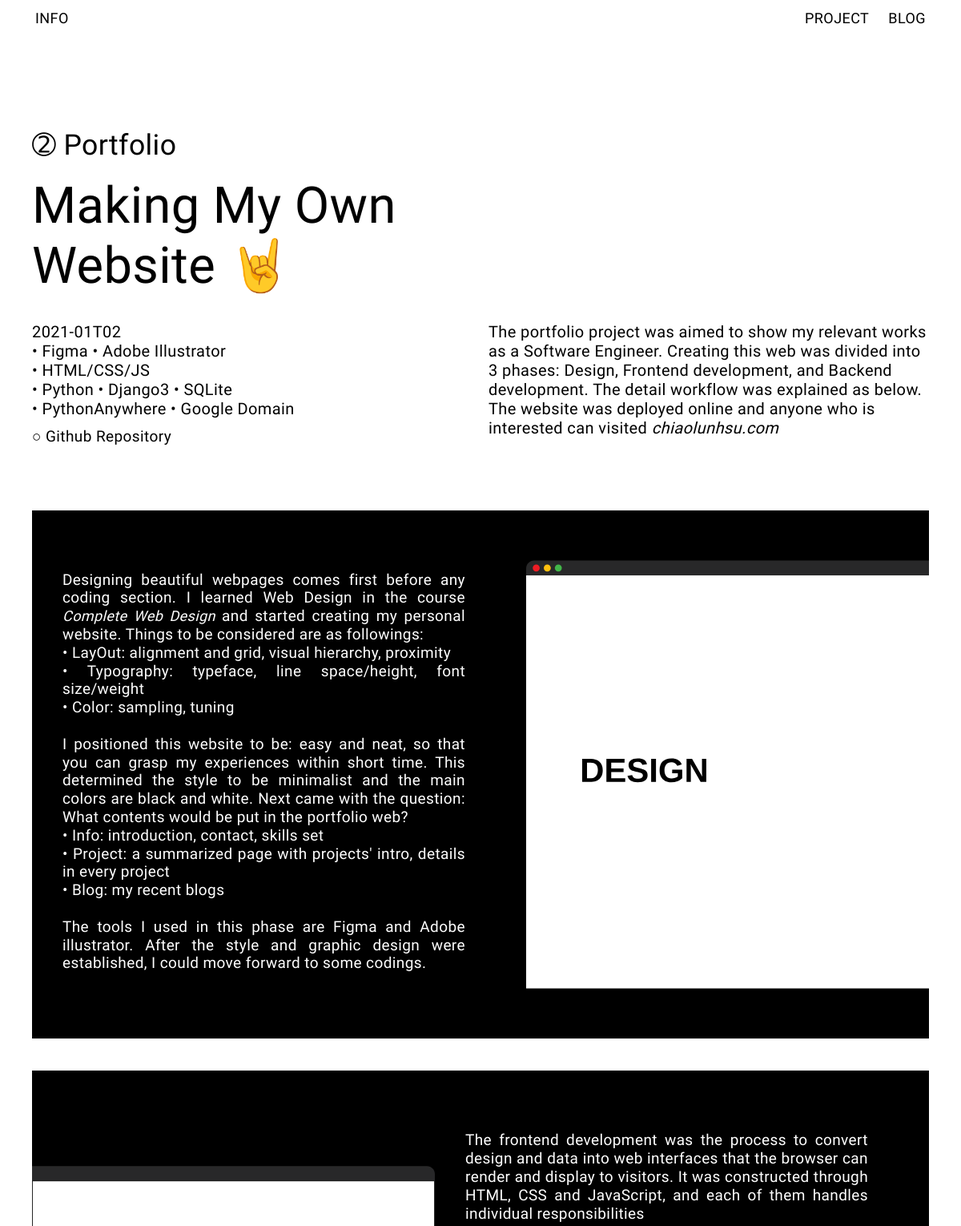
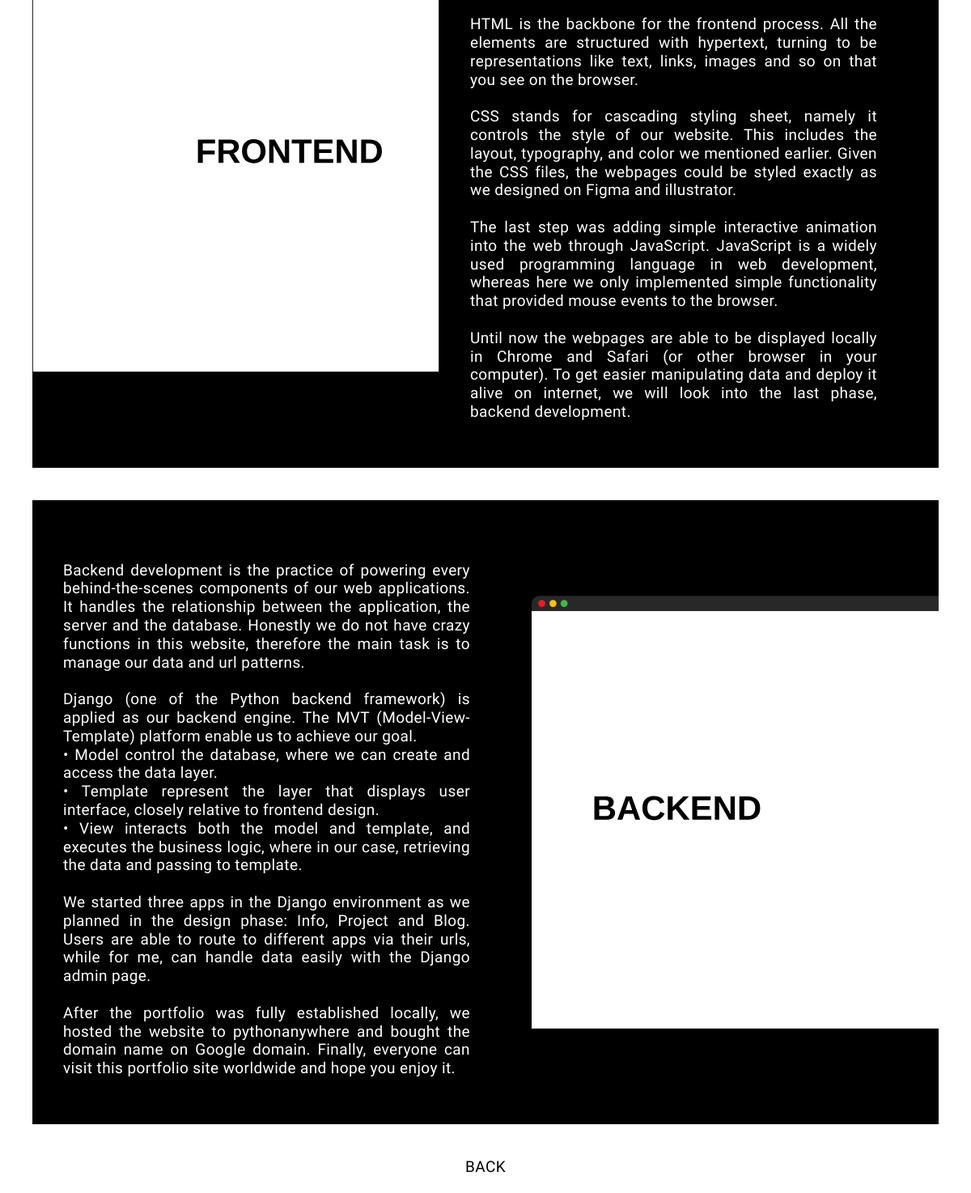
The page /project/Portfolio/ on the database as committed earlier (2 pictures, top to bottom).
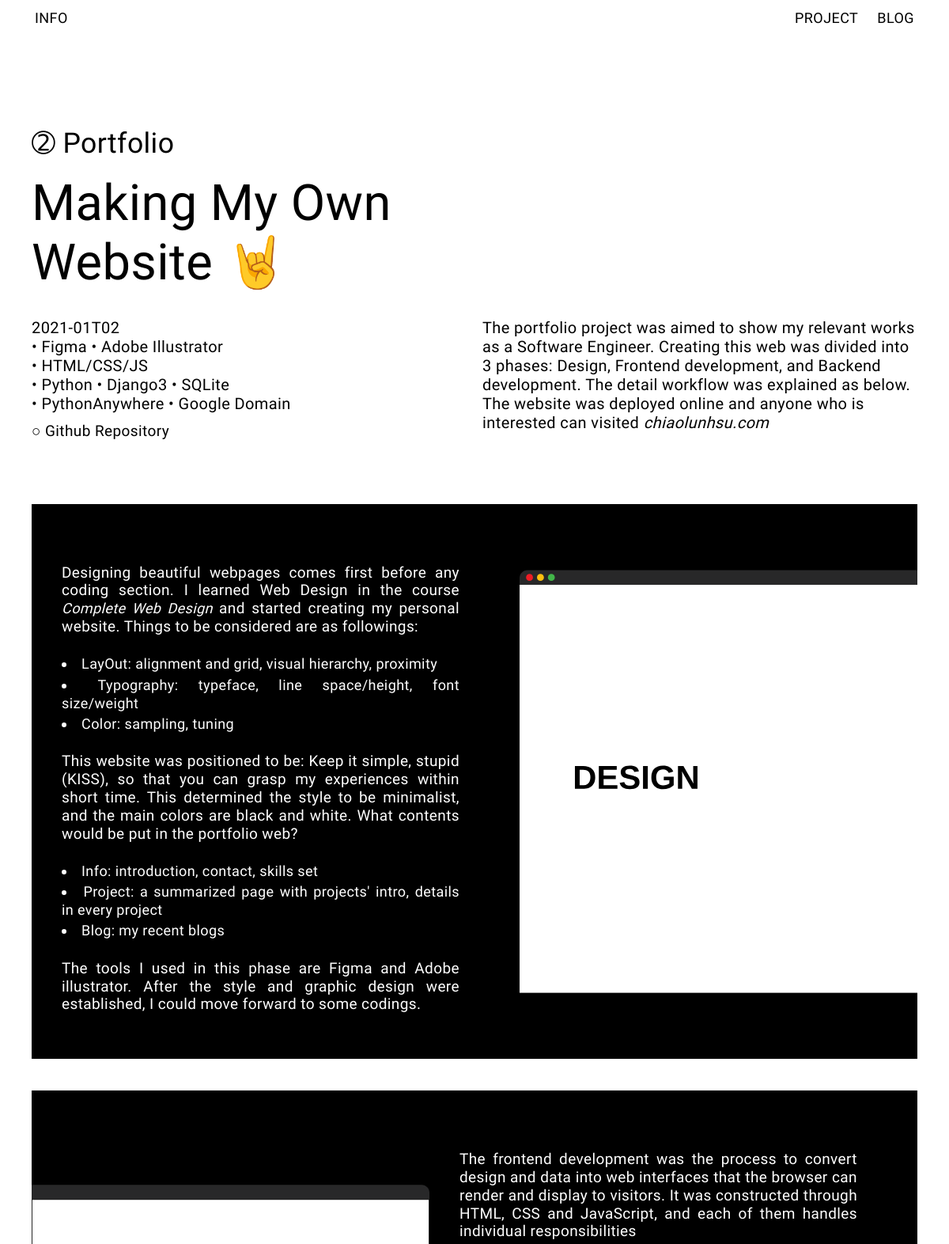
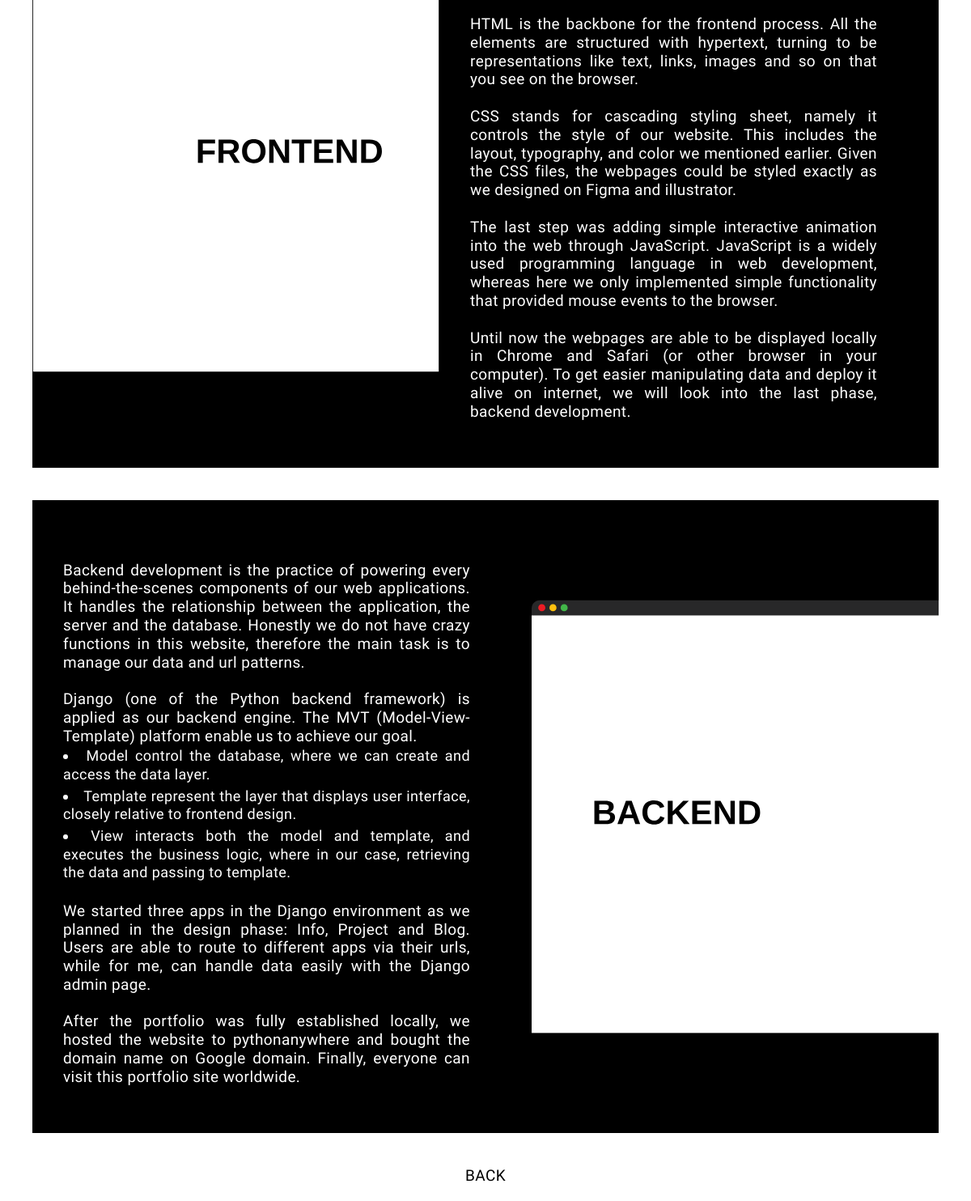
The same page on the database as committed later (2 pictures, top to bottom).
### project/models.py (models this page shows, shortened)
class Project(models.Model):
    title = models.CharField(max_length=100)
    key = models.TextField()
    brief = models.TextField()
    slogan = models.CharField(max_length=100)
    time = models.CharField(max_length=100)
    tag = models.TextField()
    introduction = models.TextField()
    github = models.CharField(max_length=100, blank=True)
    content_1 = models.TextField()
    image_1 = models.FileField(upload_to='project/images/')
    content_2 = models.TextField()
    image_2 = models.FileField(upload_to='project/images/')
    content_3 = models.TextField()
    image_3 = models.FileField(upload_to='project/images/')

### project/views.py (the view)
# urls.py: path('<str:project_title>/', views.detail_project, name='detail_project'),
def detail_project(request, project_title):
    project = get_object_or_404(Project, title=project_title)
    return render(request, 'project/detail_project.html', {'project': project})

### project/templates/project/detail_project.html
{% extends 'info/base.html' %}
{% load static %}
{% block head %}
<link rel="stylesheet" href="{% static 'project/detail_project.css' %}">
{% endblock %}
{% block content %}
<div class="project-description">
    <span class="project-title circle_{{ project.id }}">{{ project.title }}</span>
    <h1 class="slogan">
        {{ project.slogan }}
    </h1>
    <div class="column">
        <div class="left-column">
            <span class="time-stamp">
                {{ project.time }}
            </span>
            <div class="tech-tags">
                {{ project.tag|safe }}
            </div>
            <div class="github">
                {% if project.github %}
                <a href="{{  project.github }}" target="_blank">○ Github Repository</a>
                {% endif %}
            </div>
        </div>
        <div class="right-column introduction">
            {{ project.introduction|safe }}
        </div>
    </div>
</div>
<div class="images-notes">
    <div class="note">
        {{ project.content_1|safe }}
    </div>
    <div class="image">
        <img src="{{ project.image_1.url}}">
    </div>
</div>
<div class="images-notes" class="reverse-img">
    <div class="image">
        <img src="{{ project.image_2.url}}">
    </div>
    <div class="note">
        {{ project.content_2|safe }}
    </div>
</div>
<div class="images-notes">
    <div class="note">
        {{ project.content_3|safe }}
    </div>
    <div class="image">
        <img src="{{ project.image_3.url}}">
    </div>
</div>
<h5 class="project-detail">
    <a href="{% url 'project:all_project' %}">BACK</a>
</h5>
{% endblock %}

Rows that differ between the two databases and show on the page:
changed Project "Making My Own Website 🤘": content_1 "…considered are as followings: • LayOut: alignment and grid, visual hierarchy, proximity • Typography: typeface, line space/height, font size/weight • Color: sampling, tuning I positioned this website to be: easy and neat, so that you can grasp my experiences within short time. This determined the style to be minimalist and the main colors are black and white. Next came with the question: What contents would be put in the portfolio web? • Info: introduction, contact, skills set • Project: a summarized page with projects' intro, details in every project • Blog: my recent blogs…" → "…considered are as followings: LayOut: alignment and grid, visual hierarchy, proximity Typography: typeface, line space/height, font size/weight Color: sampling, tuning This website was positioned to be: Keep it simple, stupid (KISS), so that you can grasp my experiences within short time. This determined the style to be minimalist, and the main colors are black and white. What contents would be put in the portfolio web? Info: introduction, contact, skills set Project: a summarized page with projects' intro, details in every project Blog: my recent blogs…"; content_3 "…to achieve our goal. • Model control the database, where we can create and access the data layer. • Template represent the layer that displays user interface, closely relative to frontend design. • View interacts both the model and template, and executes the business logic, where in our case, retrieving the data and passing to template. We started three apps in the Django environment as we planned in the design phase: Info, Project and Blog. Users are able to route to different apps via their urls, while for me, can handle data easily with the Django admin page. After the portfolio was fully established locally, we hosted the website to pythonanywhere and bought the domain name on Google…" → "…to achieve our goal. Model control the database, where we can create and access the data layer. Template represent the layer that displays user interface, closely relative to frontend design. View interacts both the model and template, and executes the business logic, where in our case, retrieving the data and passing to template. We started three apps in the Django environment as we planned in the design phase: Info, Project and Blog. Users are able to route to different apps via their urls, while for me, can handle data easily with the Django admin page. After the portfolio was fully established locally, we hosted the website to pythonanywhere and bought the domain name on Google domain.…"
